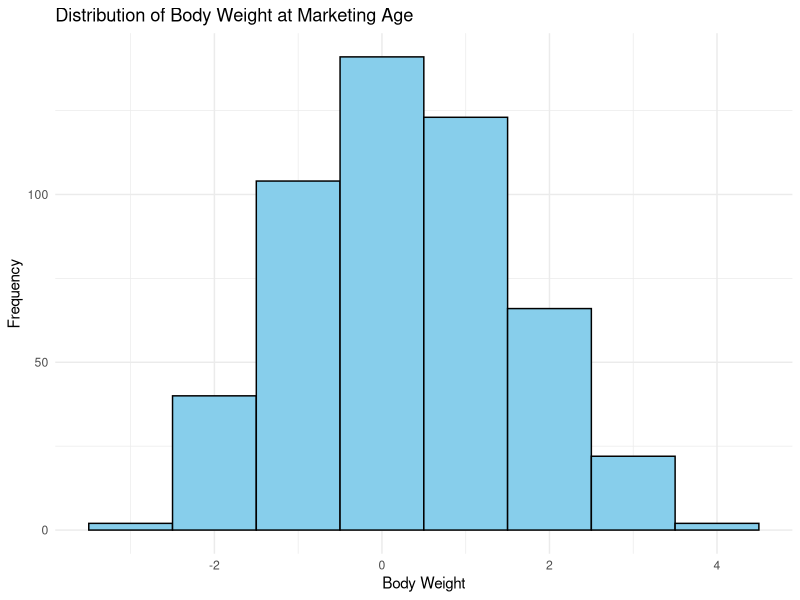
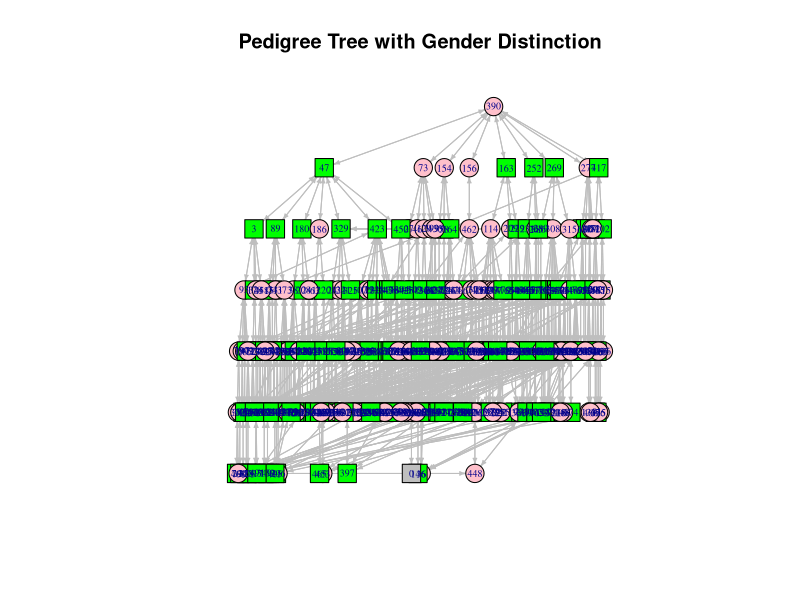

Write R code to recreate these figures, in order.

# Simulated Genetic Data and Pedigree Analysis

### Author: Hamdy Abdel-Shafy
### Date: August 2024
### Affiliation: Department of Animal Production, Cairo University, Faculty of Agriculture



# The following R packages are required to run the code, if not already installed, you can use the following commands:

install.packages(c("dplyr", "tidyr", "writexl", "ggplot2", "igraph"))


# Load necessary libraries
library(dplyr)
library(tidyr)
library(writexl)
library(ggplot2)
library(igraph)

# Set seed for reproducibility
set.seed(123)

# Parameters
n_individuals <- 500
n_snps <- 1000
n_generations <- 5
n_herds <- 10
n_seasons <- 4
n_locations <- 5

# Simulate pedigree information
pedigree <- data.frame(
  Individual = 1:n_individuals,
  Sire = sample(c(0, 1:n_individuals), n_individuals, replace = TRUE),
  Dam = sample(c(0, 1:n_individuals), n_individuals, replace = TRUE),
  Generation = rep(1:n_generations, length.out = n_individuals),
  Gender = sample(c("Male", "Female"), n_individuals, replace = TRUE)
)

# Ensure no self-parenting
pedigree <- pedigree %>%
  mutate(Sire = ifelse(Sire == Individual, 0, Sire),
         Dam = ifelse(Dam == Individual, 0, Dam))

# Simulate environmental factors
env_factors <- data.frame(
  Individual = 1:n_individuals,
  Herd = sample(1:n_herds, n_individuals, replace = TRUE),
  Season = sample(1:n_seasons, n_individuals, replace = TRUE),
  Location = sample(1:n_locations, n_individuals, replace = TRUE)
)

# Simulate SNP data
snp_data <- matrix(sample(c(0, 1, 2), n_individuals * n_snps, replace = TRUE), 
                    nrow = n_individuals, ncol = n_snps)
colnames(snp_data) <- paste0("SNP", 1:n_snps)
rownames(snp_data) <- paste0("Ind", 1:n_individuals)

# Add Individual ID column
snp_data_df <- as.data.frame(snp_data)
snp_data_df$Individual <- rownames(snp_data_df)
snp_data_df <- snp_data_df %>%
  select(Individual, everything())

# Simulate phenotypic data
heritability <- 0.35
nongenetic_variance <- 1 - heritability

# Genetic effect (proportional to SNP data)
genetic_effect <- rowMeans(snp_data) * heritability + rnorm(n_individuals, 0, sqrt(nongenetic_variance))
environmental_effect <- rnorm(n_individuals, 0, 1)  # Random noise
phenotypic_data <- genetic_effect + environmental_effect

# Create data frame for phenotypic data with environmental factors
phenotypic_data_df <- data.frame(
  Individual = paste0("Ind", 1:n_individuals),  # Ensure matching type with SNP data
  BodyWeight = phenotypic_data
)

# Convert 'Individual' in env_factors to character
env_factors$Individual <- paste0("Ind", env_factors$Individual)

# Combine phenotypic data with environmental factors
phenotypic_data_df <- phenotypic_data_df %>%
  left_join(env_factors, by = "Individual")

# Combine all data into a list for export
simulated_data <- list(
  Pedigree = pedigree,
  SNPs = snp_data_df,
  Phenotypes = phenotypic_data_df
)

# Export to Excel
write_xlsx(simulated_data, path = "simulated_data.xlsx")

# Display summary
print(summary(pedigree))
print(head(snp_data_df))
print(head(phenotypic_data_df))

# Plot phenotype distribution
ggplot(phenotypic_data_df, aes(x = BodyWeight)) +
  geom_histogram(binwidth = 1, fill = "skyblue", color = "black") +
  labs(title = "Distribution of Body Weight at Marketing Age",
       x = "Body Weight",
       y = "Frequency") +
  theme_minimal()

# Function to create pedigree graph with gender distinction
plot_pedigree <- function(pedigree_data) {
  # Create edges for the graph
  edges <- data.frame(
    from = c(pedigree_data$Individual, pedigree_data$Sire, pedigree_data$Individual, pedigree_data$Dam),
    to = c(pedigree_data$Sire, pedigree_data$Individual, pedigree_data$Dam, pedigree_data$Individual)
  )
  
  # Create vertices for the graph
  vertices <- data.frame(name = unique(c(edges$from, edges$to)))
  
  # Add gender information to vertices
  vertices <- vertices %>%
    left_join(pedigree_data %>% select(Individual, Gender), by = c("name" = "Individual"))
  
  # Fill in any missing gender information
  vertices$Gender[is.na(vertices$Gender)] <- "Unknown"
  
  # Create the graph object
  g <- graph_from_data_frame(d = edges, vertices = vertices, directed = TRUE)
  
  # Define color and shape based on gender
  V(g)$color <- ifelse(V(g)$Gender == "Male", "green", 
                       ifelse(V(g)$Gender == "Female", "pink", "gray"))
  V(g)$shape <- ifelse(V(g)$Gender == "Male", "square", 
                       ifelse(V(g)$Gender == "Female", "circle", "square"))
  
  # Plot the graph
  plot(g, 
       main = "Pedigree Tree with Gender Distinction",
       vertex.label = V(g)$name,
       vertex.size = 10,
       vertex.label.cex = 0.6,
       edge.arrow.size = 0.3,
       edge.color = "gray",
       vertex.color = V(g)$color,
       vertex.shape = V(g)$shape,
       layout = layout_as_tree(g))
}


# Plot pedigree for all individuals
plot_pedigree(pedigree)

